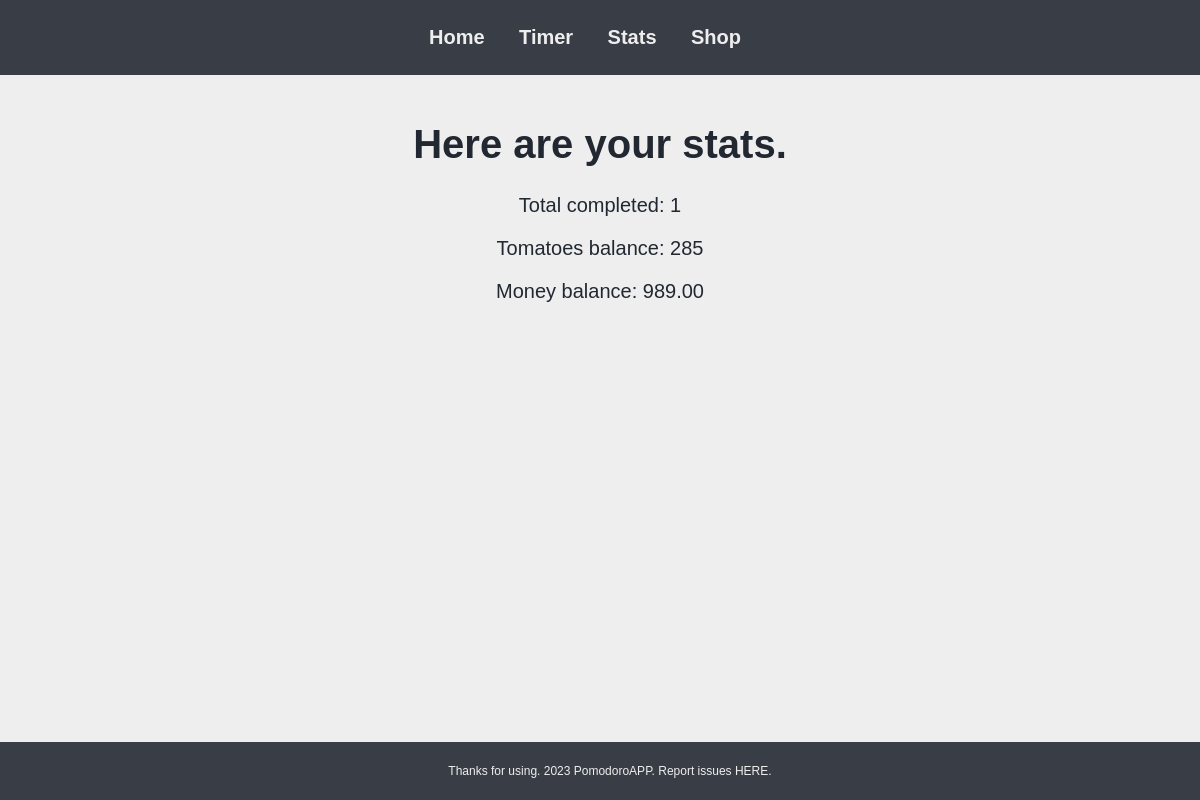
/stats/, run on an earlier commit of the app's database.
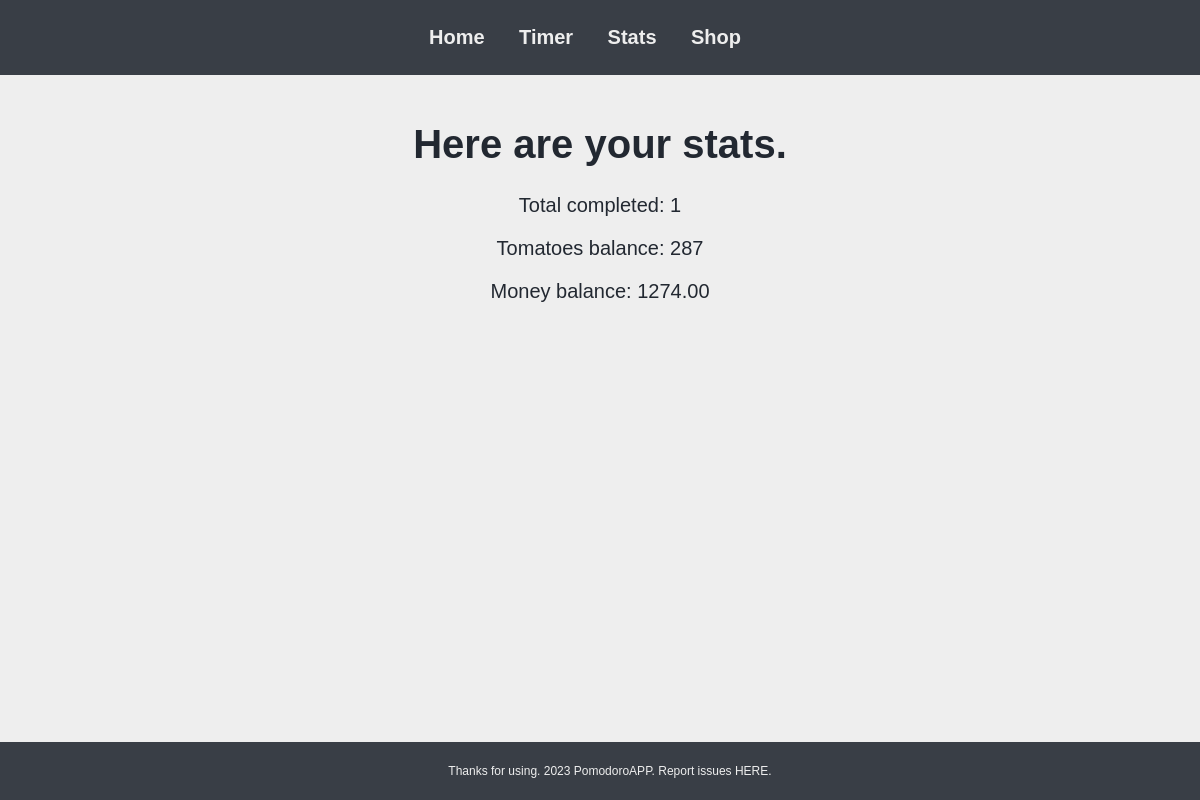
And on a later commit of the database.
### app/models.py (models this page shows, shortened)
class UserStats(models.Model):
    number_of_tomatoes = models.IntegerField(default=0)
    number_of_money = models.DecimalField(max_digits=10, decimal_places=2, default=0.00)
    number_of_counts = models.IntegerField(default=0)

### app/views.py (the view)
# urls.py: path('stats/', views.stats_view, name='stats'),
def stats_view(request):
    user_stats = UserStats.objects.first()
    if user_stats is None:
        context = {
            'counts': 0,
            'tomatoes': 0,
            'money': '0.00'
        }
    else:
        context = {
            'counts': user_stats.number_of_counts,
            'tomatoes': user_stats.number_of_tomatoes,
            'money': user_stats.number_of_money
        }
    return render(request, 'stats.html', context)

### app/templates/stats.html (shortened to what this page needs)
<!DOCTYPE html>
<html lang="en">
<head>
    {% load static %}
    <link rel="stylesheet" href="{% static 'style.css' %}">
</head>
<body>
    <nav>
        <ul>
            <li><a href="{% url 'home' %}">Home</a></li>
            <li><a href="{% url 'timer' %}">Timer</a></li>
            <li><a href="{% url 'stats' %}">Stats</a></li>
            <li><a href="{% url 'shop' %}">Shop</a></li>
        </ul>
    </nav>
    <main>
        <h1>Here are your stats.</h1>
        <p>Total completed: {{ counts }}</p>
        <p>Tomatoes balance: {{ tomatoes }}</p>
        <p>Money balance: {{ money }}</p>
    </main>
    <footer>
        <p>Thanks for using. 2023 PomodoroAPP. Report issues <a href="https://github.com/HonzaSik">HERE</a>.</p>
    </footer>
</body>
</html>

What changed in the data, as far as the page shows it:
changed UserStats: number_of_money "989.00" → "1274.00"
Also different on the page:
{{ tomatoes }}: "285" → "287"
